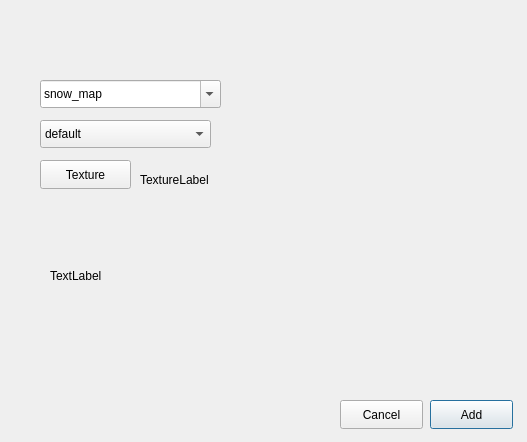
<?xml version="1.0" encoding="UTF-8"?>
<ui version="4.0">
 <class>AddExteriorLayerScreen</class>
 <widget class="QDialog" name="AddExteriorLayerScreen">
  <property name="geometry">
   <rect>
    <x>0</x>
    <y>0</y>
    <width>527</width>
    <height>442</height>
   </rect>
  </property>
  <property name="windowTitle">
   <string>Dialog</string>
  </property>
  <widget class="QComboBox" name="layerCombo">
   <property name="geometry">
    <rect>
     <x>40</x>
     <y>80</y>
     <width>181</width>
     <height>28</height>
    </rect>
   </property>
   <property name="editable">
    <bool>true</bool>
   </property>
   <item>
    <property name="text">
     <string>snow_map</string>
    </property>
   </item>
   <item>
    <property name="text">
     <string>light_map</string>
    </property>
   </item>
   <item>
    <property name="text">
     <string>cherry_map</string>
    </property>
   </item>
   <item>
    <property name="text">
     <string>mossy_map</string>
    </property>
   </item>
   <item>
    <property name="text">
     <string>pale_mossy_map</string>
    </property>
   </item>
   <item>
    <property name="text">
     <string>sand_map</string>
    </property>
   </item>
   <item>
    <property name="text">
     <string>red_sand_map</string>
    </property>
   </item>
   <item>
    <property name="text">
     <string>sculk_map</string>
    </property>
   </item>
   <item>
    <property name="text">
     <string>mud_map</string>
    </property>
   </item>
  </widget>
  <widget class="QPushButton" name="addButton">
   <property name="geometry">
    <rect>
     <x>430</x>
     <y>400</y>
     <width>83</width>
     <height>29</height>
    </rect>
   </property>
   <property name="text">
    <string>Add</string>
   </property>
  </widget>
  <widget class="QPushButton" name="textureButton">
   <property name="geometry">
    <rect>
     <x>40</x>
     <y>160</y>
     <width>91</width>
     <height>29</height>
    </rect>
   </property>
   <property name="text">
    <string>Texture</string>
   </property>
  </widget>
  <widget class="QComboBox" name="typeCombo">
   <property name="geometry">
    <rect>
     <x>40</x>
     <y>120</y>
     <width>171</width>
     <height>28</height>
    </rect>
   </property>
   <property name="editable">
    <bool>false</bool>
   </property>
   <item>
    <property name="text">
     <string>default</string>
    </property>
   </item>
   <item>
    <property name="text">
     <string>emissive</string>
    </property>
   </item>
  </widget>
  <widget class="QLabel" name="textureLabel">
   <property name="geometry">
    <rect>
     <x>140</x>
     <y>170</y>
     <width>371</width>
     <height>20</height>
    </rect>
   </property>
   <property name="text">
    <string>TextureLabel</string>
   </property>
  </widget>
  <widget class="QLabel" name="textureIconLabel">
   <property name="geometry">
    <rect>
     <x>50</x>
     <y>200</y>
     <width>151</width>
     <height>151</height>
    </rect>
   </property>
   <property name="text">
    <string>TextLabel</string>
   </property>
  </widget>
  <widget class="QPushButton" name="pushButton_2">
   <property name="geometry">
    <rect>
     <x>340</x>
     <y>400</y>
     <width>83</width>
     <height>29</height>
    </rect>
   </property>
   <property name="text">
    <string>Cancel</string>
   </property>
  </widget>
  <widget class="QLabel" name="feedBackLabel">
   <property name="geometry">
    <rect>
     <x>10</x>
     <y>380</y>
     <width>501</width>
     <height>20</height>
    </rect>
   </property>
   <property name="text">
    <string/>
   </property>
   <property name="alignment">
    <set>Qt::AlignRight|Qt::AlignTrailing|Qt::AlignVCenter</set>
   </property>
  </widget>
 </widget>
 <resources/>
 <connections/>
</ui>
